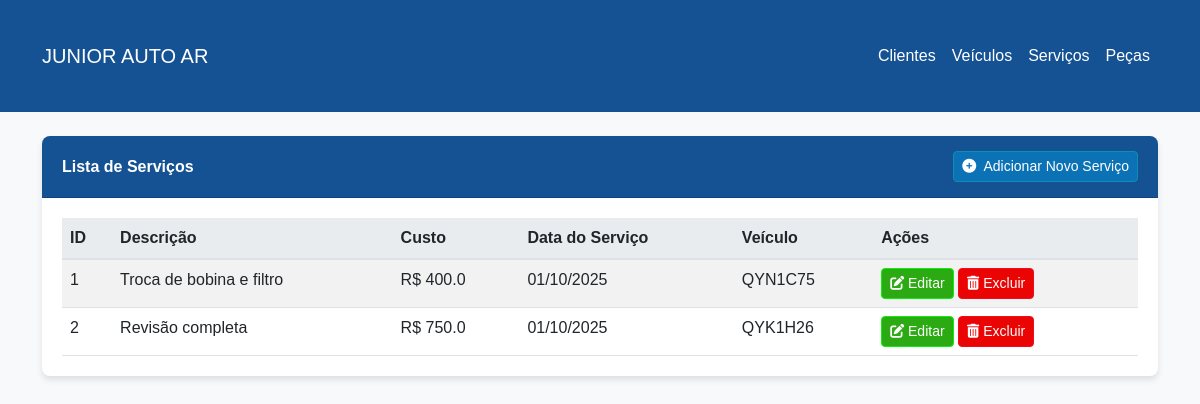
/services, run on the app's committed database.
### models.py (models this page shows, shortened)
class Service(Base):
    __tablename__ = 'services'
    id = Column(Integer, primary_key=True)
    description = Column(String(200), nullable=False)
    cost = Column(Float, nullable=False)
    date = Column(DateTime, default=datetime.datetime.utcnow)
    vehicle_id = Column(Integer, ForeignKey('vehicles.id'))
    vehicle = relationship("Vehicle", back_populates="services")
    parts = relationship("Part", secondary=service_part, back_populates="services")

class Vehicle(Base):
    __tablename__ = 'vehicles'
    id = Column(Integer, primary_key=True)
    make = Column(String(50), nullable=False)
    model = Column(String(50), nullable=False)
    year = Column(Integer)
    license_plate = Column(String(20), unique=True)
    client_id = Column(Integer, ForeignKey('clients.id'))
    client = relationship("Client", back_populates="vehicles")
    services = relationship("Service", back_populates="vehicle", cascade="all, delete-orphan")

### app.py (the view)
@app.route('/services')
def services():
    session = db_manager.get_session()
    try:
        all_services = session.query(Service).options(joinedload(Service.vehicle)).all()
        return render_template('services.html', services=all_services)
    finally:
        session.close()

### models.py (called while the page is built)
    def get_session(self):
        return self.Session()

### templates/services.html (shortened to what this page needs)
{% extends "base.html" %}
{% block content %}
<div class="card">
    <div class="card-header d-flex justify-content-between align-items-center">
        <span>Lista de Serviços</span>
        <a href="{{ url_for('new_service') }}" class="btn btn-info btn-sm">
            <i class="fas fa-plus-circle me-1"></i> Adicionar Novo Serviço
        </a>
    </div>
    <div class="card-body">
        {% if services %}
        <div class="table-responsive">
            <table class="table table-striped table-hover">
                <thead>
                    <tr>
                        <th>ID</th>
                        <th>Descrição</th>
                        <th>Custo</th>
                        <th>Data do Serviço</th>
                        <th>Veículo</th>
                        <th>Ações</th>
                    </tr>
                </thead>
                <tbody>
                    {% for service in services %}
                    <tr>
                        <td>{{ service.id }}</td>
                        <td>{{ service.description }}</td>
                        <td>R$ {{ service.cost }}</td>
                        <td>{{ service.date.strftime('%d/%m/%Y') }}</td>
                        <td>{{ service.vehicle.license_plate if service.vehicle else "N/A" }}</td>
                        <td>
                            <a href="{{ url_for('edit_service', service_id=service.id) }}" class="btn btn-primary btn-sm">
                                <i class="fas fa-edit"></i> Editar
                            </a>
                            <form action="{{ url_for('delete_service', service_id=service.id) }}" method="POST" style="display:inline;">
                                <button type="submit" class="btn btn-danger btn-sm" onclick="return confirm('Tem certeza que deseja excluir este serviço?');">
                                    <i class="fas fa-trash-alt"></i> Excluir
                                </button>
                            </form>
                        </td>
                    </tr>
                    {% endfor %}
                </tbody>
            </table>
        </div>
        {% else %}
        <p class="text-center">Nenhum serviço registrado ainda.</p>
        {% endif %}
    </div>
</div>
{% endblock %}

### static/css/style.css (style rules this page uses)
body { font-family: Arial, sans-serif; background-color: #f8f9fa; color: #343a40; }
.card { box-shadow: 0 4px 6px rgba(0, 0, 0, 0.1); margin-bottom: 20px; border: none; border-radius: 8px; }
.card-header { background-color: #155294; color: #ffffff; border-radius: 8px 8px 0 0 !important; padding: 15px 20px; font-weight: bold; display: flex; justify-content: space-between; align-items: center; }
.card-body { padding: 20px; }
.btn-primary { background-color: #2caa13; border-color: #0af00a; }
.btn-danger { background-color: #eb0404; border-color: #f10a21; }
.btn-info { background-color: #0c72b6; border-color: #0e8eb4; color: #ffffff; }
.table { margin-bottom: 0; }
.table thead th { border-bottom: 2px solid #dee2e6; background-color: #e9ecef; }
.table-striped tbody tr:nth-of-type(odd) { background-color: rgba(0, 123, 255, 0.05); }

### data on the page
Service: id "1", description "Troca de bobina e filtro", cost "400.0", date "01/10/2025", vehicle "QYN1C75"
Service: id "2", description "Revisão completa", cost "750.0", date "01/10/2025", vehicle "QYK1H26"
